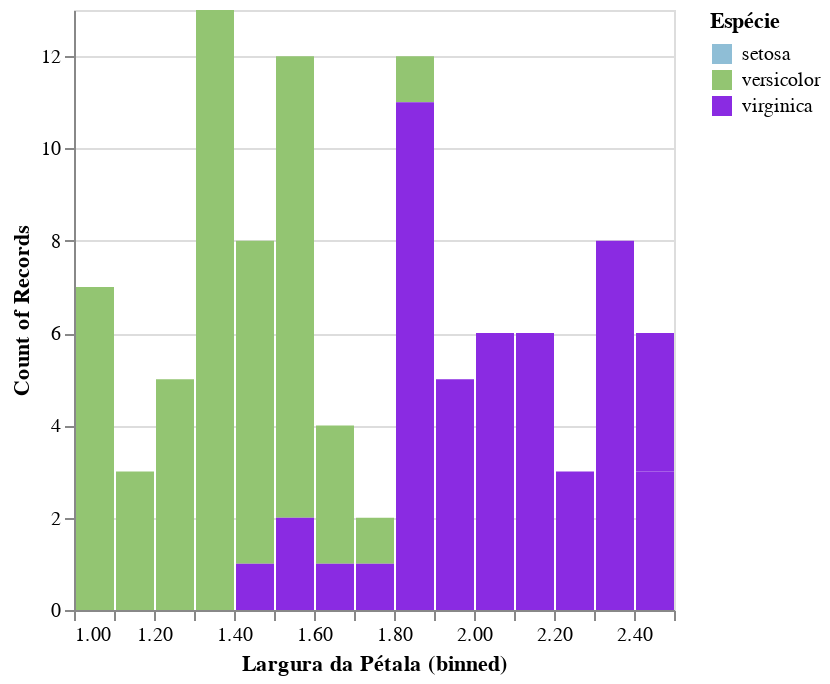

Notebook cell for this chart:
### Markdown cell above
Podemos visualizar as frequências com um histograma ou gráfico de barras:

### Code cell
alt.Chart(iris_filtered).mark_bar().encode(
    alt.X('Largura da Pétala', bin=alt.BinParams(maxbins=15)),
    alt.Y('count()'),
    alt.Color('Espécie', scale=color_map),
    tooltip='Largura da Pétala'
)

### Figure 1 — Vega-Lite specification as saved in the notebook (floating-point values rounded to 4 significant figures)
{"config": {"view": {"continuousWidth": 300, "continuousHeight": 300}}, "data": {"name": "data-9ca4c4ff734160ca6a86f3b076c4dc81"}, "mark": {"type": "bar"}, "encoding": {"color": {"field": "Espécie", "scale": {"domain": ["setosa", "versicolor", "virginica"], "range": ["#8FBED6", "#93C572", "#8A2BE2"]}, "type": "nominal"}, "tooltip": {"field": "Largura da Pétala", "type": "quantitative"}, "x": {"bin": {"maxbins": 15}, "field": "Largura da Pétala", "type": "quantitative"}, "y": {"aggregate": "count", "type": "quantitative"}}, "$schema": "https://vega.github.io/schema/vega-lite/v5.20.1.json", "datasets": {"data-9ca4c4ff734160ca6a86f3b076c4dc81": [{"Comprimento da Sépala": 7.0, "Largura da Sépala": 3.2, "Comprimento da Pétala": 4.7, "Largura da Pétala": 1.4, "Espécie": "versicolor"}, {"Comprimento da Sépala": 6.4, "Largura da Sépala": 3.2, "Comprimento da Pétala": 4.5, "Largura da Pétala": 1.5, "Espécie": "versicolor"}, {"Comprimento da Sépala": 6.9, "Largura da Sépala": 3.1, "Comprimento da Pétala": 4.9, "Largura da Pétala": 1.5, "Espécie": "versicolor"}, {"Comprimento da Sépala": 5.5, "Largura da Sépala": 2.3, "Comprimento da Pétala": 4.0, "Largura da Pétala": 1.3, "Espécie": "versicolor"}, {"Comprimento da Sépala": 6.5, "Largura da Sépala": 2.8, "Comprimento da Pétala": 4.6, "Largura da Pétala": 1.5, "Espécie": "versicolor"}, {"Comprimento da Sépala": 5.7, "Largura da Sépala": 2.8, "Comprimento da Pétala": 4.5, "Largura da Pétala": 1.3, "Espécie": "versicolor"}, {"Comprimento da Sépala": 6.3, "Largura da Sépala": 3.3, "Comprimento da Pétala": 4.7, "Largura da Pétala": 1.6, "Espécie": "versicolor"}, {"Comprimento da Sépala": 4.9, "Largura da Sépala": 2.4, "Comprimento da Pétala": 3.3, "Largura da Pétala": 1.0, "Espécie": "versicolor"}, {"Comprimento da Sépala": 6.6, "Largura da Sépala": 2.9, "Comprimento da Pétala": 4.6, "Largura da Pétala": 1.3, "Espécie": "versicolor"}, {"Comprimento da Sépala": 5.2, "Largura da Sépala": 2.7, "Comprimento da Pétala": 3.9, "Largura da Pétala": 1.4, "Espécie": "versicolor"}, {"Comprimento da Sépala": 5.0, "Largura da Sépala": 2.0, "Comprimento da Pétala": 3.5, "Largura da Pétala": 1.0, "Espécie": "versicolor"}, {"Comprimento da Sépala": 5.9, "Largura da Sépala": 3.0, "Comprimento da Pétala": 4.2, "Largura da Pétala": 1.5, "Espécie": "versicolor"}, {"Comprimento da Sépala": 6.0, "Largura da Sépala": 2.2, "Comprimento da Pétala": 4.0, "Largura da Pétala": 1.0, "Espécie": "versicolor"}, {"Comprimento da Sépala": 6.1, "Largura da Sépala": 2.9, "Comprimento da Pétala": 4.7, "Largura da Pétala": 1.4, "Espécie": "versicolor"}, {"Comprimento da Sépala": 5.6, "Largura da Sépala": 2.9, "Comprimento da Pétala": 3.6, "Largura da Pétala": 1.3, "Espécie": "versicolor"}, {"Comprimento da Sépala": 6.7, "Largura da Sépala": 3.1, "Comprimento da Pétala": 4.4, "Largura da Pétala": 1.4, "Espécie": "versicolor"}, {"Comprimento da Sépala": 5.6, "Largura da Sépala": 3.0, "Comprimento da Pétala": 4.5, "Largura da Pétala": 1.5, "Espécie": "versicolor"}, {"Comprimento da Sépala": 5.8, "Largura da Sépala": 2.7, "Comprimento da Pétala": 4.1, "Largura da Pétala": 1.0, "Espécie": "versicolor"}, {"Comprimento da Sépala": 6.2, "Largura da Sépala": 2.2, "Comprimento da Pétala": 4.5, "Largura da Pétala": 1.5, "Espécie": "versicolor"}, {"Comprimento da Sépala": 5.6, "Largura da Sépala": 2.5, "Comprimento da Pétala": 3.9, "Largura da Pétala": 1.1, "Espécie": "versicolor"}, {"Comprimento da Sépala": 5.9, "Largura da Sépala": 3.2, "Comprimento da Pétala": 4.8, "Largura da Pétala": 1.8, "Espécie": "versicolor"}, {"Comprimento da Sépala": 6.1, "Largura da Sépala": 2.8, "Comprimento da Pétala": 4.0, "Largura da Pétala": 1.3, "Espécie": "versicolor"}, {"Comprimento da Sépala": 6.3, "Largura da Sépala": 2.5, "Comprimento da Pétala": 4.9, "Largura da Pétala": 1.5, "Espécie": "versicolor"}, {"Comprimento da Sépala": 6.1, "Largura da Sépala": 2.8, "Comprimento da Pétala": 4.7, "Largura da Pétala": 1.2, "Espécie": "versicolor"}, {"Comprimento da Sépala": 6.4, "Largura da Sépala": 2.9, "Comprimento da Pétala": 4.3, "Largura da Pétala": 1.3, "Espécie": "versicolor"}, {"Comprimento da Sépala": 6.6, "Largura da Sépala": 3.0, "Comprimento da Pétala": 4.4, "Largura da Pétala": 1.4, "Espécie": "versicolor"}, {"Comprimento da Sépala": 6.8, "Largura da Sépala": 2.8, "Comprimento da Pétala": 4.8, "Largura da Pétala": 1.4, "Espécie": "versicolor"}, {"Comprimento da Sépala": 6.7, "Largura da Sépala": 3.0, "Comprimento da Pétala": 5.0, "Largura da Pétala": 1.7, "Espécie": "versicolor"}, {"Comprimento da Sépala": 6.0, "Largura da Sépala": 2.9, "Comprimento da Pétala": 4.5, "Largura da Pétala": 1.5, "Espécie": "versicolor"}, {"Comprimento da Sépala": 5.7, "Largura da Sépala": 2.6, "Comprimento da Pétala": 3.5, "Largura da Pétala": 1.0, "Espécie": "versicolor"}, {"Comprimento da Sépala": 5.5, "Largura da Sépala": 2.4, "Comprimento da Pétala": 3.8, "Largura da Pétala": 1.1, "Espécie": "versicolor"}, {"Comprimento da Sépala": 5.5, "Largura da Sépala": 2.4, "Comprimento da Pétala": 3.7, "Largura da Pétala": 1.0, "Espécie": "versicolor"}, {"Comprimento da Sépala": 5.8, "Largura da Sépala": 2.7, "Comprimento da Pétala": 3.9, "Largura da Pétala": 1.2, "Espécie": "versicolor"}, {"Comprimento da Sépala": 6.0, "Largura da Sépala": 2.7, "Comprimento da Pétala": 5.1, "Largura da Pétala": 1.6, "Espécie": "versicolor"}, {"Comprimento da Sépala": 5.4, "Largura da Sépala": 3.0, "Comprimento da Pétala": 4.5, "Largura da Pétala": 1.5, "Espécie": "versicolor"}, {"Comprimento da Sépala": 6.0, "Largura da Sépala": 3.4, "Comprimento da Pétala": 4.5, "Largura da Pétala": 1.6, "Espécie": "versicolor"}, {"Comprimento da Sépala": 6.7, "Largura da Sépala": 3.1, "Comprimento da Pétala": 4.7, "Largura da Pétala": 1.5, "Espécie": "versicolor"}, {"Comprimento da Sépala": 6.3, "Largura da Sépala": 2.3, "Comprimento da Pétala": 4.4, "Largura da Pétala": 1.3, "Espécie": "versicolor"}, {"Comprimento da Sépala": 5.6, "Largura da Sépala": 3.0, "Comprimento da Pétala": 4.1, "Largura da Pétala": 1.3, "Espécie": "versicolor"}, {"Comprimento da Sépala": 5.5, "Largura da Sépala": 2.5, "Comprimento da Pétala": 4.0, "Largura da Pétala": 1.3, "Espécie": "versicolor"}, {"Comprimento da Sépala": 5.5, "Largura da Sépala": 2.6, "Comprimento da Pétala": 4.4, "Largura da Pétala": 1.2, "Espécie": "versicolor"}, {"Comprimento da Sépala": 6.1, "Largura da Sépala": 3.0, "Comprimento da Pétala": 4.6, "Largura da Pétala": 1.4, "Espécie": "versicolor"}, {"Comprimento da Sépala": 5.8, "Largura da Sépala": 2.6, "Comprimento da Pétala": 4.0, "Largura da Pétala": 1.2, "Espécie": "versicolor"}, {"Comprimento da Sépala": 5.0, "Largura da Sépala": 2.3, "Comprimento da Pétala": 3.3, "Largura da Pétala": 1.0, "Espécie": "versicolor"}, {"Comprimento da Sépala": 5.6, "Largura da Sépala": 2.7, "Comprimento da Pétala": 4.2, "Largura da Pétala": 1.3, "Espécie": "versicolor"}, {"Comprimento da Sépala": 5.7, "Largura da Sépala": 3.0, "Comprimento da Pétala": 4.2, "Largura da Pétala": 1.2, "Espécie": "versicolor"}, {"Comprimento da Sépala": 5.7, "Largura da Sépala": 2.9, "Comprimento da Pétala": 4.2, "Largura da Pétala": 1.3, "Espécie": "versicolor"}, {"Comprimento da Sépala": 6.2, "Largura da Sépala": 2.9, "Comprimento da Pétala": 4.3, "Largura da Pétala": 1.3, "Espécie": "versicolor"}, {"Comprimento da Sépala": 5.1, "Largura da Sépala": 2.5, "Comprimento da Pétala": 3.0, "Largura da Pétala": 1.1, "Espécie": "versicolor"}, {"Comprimento da Sépala": 5.7, "Largura da Sépala": 2.8, "Comprimento da Pétala": 4.1, "Largura da Pétala": 1.3, "Espécie": "versicolor"}, {"Comprimento da Sépala": 6.3, "Largura da Sépala": 3.3, "Comprimento da Pétala": 6.0, "Largura da Pétala": 2.5, "Espécie": "virginica"}, {"Comprimento da Sépala": 5.8, "Largura da Sépala": 2.7, "Comprimento da Pétala": 5.1, "Largura da Pétala": 1.9, "Espécie": "virginica"}, {"Comprimento da Sépala": 7.1, "Largura da Sépala": 3.0, "Comprimento da Pétala": 5.9, "Largura da Pétala": 2.1, "Espécie": "virginica"}, {"Comprimento da Sépala": 6.3, "Largura da Sépala": 2.9, "Comprimento da Pétala": 5.6, "Largura da Pétala": 1.8, "Espécie": "virginica"}, {"Comprimento da Sépala": 6.5, "Largura da Sépala": 3.0, "Comprimento da Pétala": 5.8, "Largura da Pétala": 2.2, "Espécie": "virginica"}, {"Comprimento da Sépala": 7.6, "Largura da Sépala": 3.0, "Comprimento da Pétala": 6.6, "Largura da Pétala": 2.1, "Espécie": "virginica"}, {"Comprimento da Sépala": 4.9, "Largura da Sépala": 2.5, "Comprimento da Pétala": 4.5, "Largura da Pétala": 1.7, "Espécie": "virginica"}, {"Comprimento da Sépala": 7.3, "Largura da Sépala": 2.9, "Comprimento da Pétala": 6.3, "Largura da Pétala": 1.8, "Espécie": "virginica"}, {"Comprimento da Sépala": 6.7, "Largura da Sépala": 2.5, "Comprimento da Pétala": 5.8, "Largura da Pétala": 1.8, "Espécie": "virginica"}, {"Comprimento da Sépala": 7.2, "Largura da Sépala": 3.6, "Comprimento da Pétala": 6.1, "Largura da Pétala": 2.5, "Espécie": "virginica"}, {"Comprimento da Sépala": 6.5, "Largura da Sépala": 3.2, "Comprimento da Pétala": 5.1, "Largura da Pétala": 2.0, "Espécie": "virginica"}, {"Comprimento da Sépala": 6.4, "Largura da Sépala": 2.7, "Comprimento da Pétala": 5.3, "Largura da Pétala": 1.9, "Espécie": "virginica"}, {"Comprimento da Sépala": 6.8, "Largura da Sépala": 3.0, "Comprimento da Pétala": 5.5, "Largura da Pétala": 2.1, "Espécie": "virginica"}, {"Comprimento da Sépala": 5.7, "Largura da Sépala": 2.5, "Comprimento da Pétala": 5.0, "Largura da Pétala": 2.0, "Espécie": "virginica"}, {"Comprimento da Sépala": 5.8, "Largura da Sépala": 2.8, "Comprimento da Pétala": 5.1, "Largura da Pétala": 2.4, "Espécie": "virginica"}, {"Comprimento da Sépala": 6.4, "Largura da Sépala": 3.2, "Comprimento da Pétala": 5.3, "Largura da Pétala": 2.3, "Espécie": "virginica"}, {"Comprimento da Sépala": 6.5, "Largura da Sépala": 3.0, "Comprimento da Pétala": 5.5, "Largura da Pétala": 1.8, "Espécie": "virginica"}, {"Comprimento da Sépala": 7.7, "Largura da Sépala": 3.8, "Comprimento da Pétala": 6.7, "Largura da Pétala": 2.2, "Espécie": "virginica"}, {"Comprimento da Sépala": 7.7, "Largura da Sépala": 2.6, "Comprimento da Pétala": 6.9, "Largura da Pétala": 2.3, "Espécie": "virginica"}, {"Comprimento da Sépala": 6.0, "Largura da Sépala": 2.2, "Comprimento da Pétala": 5.0, "Largura da Pétala": 1.5, "Espécie": "virginica"}, {"Comprimento da Sépala": 6.9, "Largura da Sépala": 3.2, "Comprimento da Pétala": 5.7, "Largura da Pétala": 2.3, "Espécie": "virginica"}, {"Comprimento da Sépala": 5.6, "Largura da Sépala": 2.8, "Comprimento da Pétala": 4.9, "Largura da Pétala": 2.0, "Espécie": "virginica"}, {"Comprimento da Sépala": 7.7, "Largura da Sépala": 2.8, "Comprimento da Pétala": 6.7, "Largura da Pétala": 2.0, "Espécie": "virginica"}, {"Comprimento da Sépala": 6.3, "Largura da Sépala": 2.7, "Comprimento da Pétala": 4.9, "Largura da Pétala": 1.8, "Espécie": "virginica"}, {"Comprimento da Sépala": 6.7, "Largura da Sépala": 3.3, "Comprimento da Pétala": 5.7, "Largura da Pétala": 2.1, "Espécie": "virginica"}, {"Comprimento da Sépala": 7.2, "Largura da Sépala": 3.2, "Comprimento da Pétala": 6.0, "Largura da Pétala": 1.8, "Espécie": "virginica"}, {"Comprimento da Sépala": 6.2, "Largura da Sépala": 2.8, "Comprimento da Pétala": 4.8, "Largura da Pétala": 1.8, "Espécie": "virginica"}, {"Comprimento da Sépala": 6.1, "Largura da Sépala": 3.0, "Comprimento da Pétala": 4.9, "Largura da Pétala": 1.8, "Espécie": "virginica"}, {"Comprimento da Sépala": 6.4, "Largura da Sépala": 2.8, "Comprimento da Pétala": 5.6, "Largura da Pétala": 2.1, "Espécie": "virginica"}, {"Comprimento da Sépala": 7.2, "Largura da Sépala": 3.0, "Comprimento da Pétala": 5.8, "Largura da Pétala": 1.6, "Espécie": "virginica"}, {"Comprimento da Sépala": 7.4, "Largura da Sépala": 2.8, "Comprimento da Pétala": 6.1, "Largura da Pétala": 1.9, "Espécie": "virginica"}, {"Comprimento da Sépala": 7.9, "Largura da Sépala": 3.8, "Comprimento da Pétala": 6.4, "Largura da Pétala": 2.0, "Espécie": "virginica"}, {"Comprimento da Sépala": 6.4, "Largura da Sépala": 2.8, "Comprimento da Pétala": 5.6, "Largura da Pétala": 2.2, "Espécie": "virginica"}, {"Comprimento da Sépala": 6.3, "Largura da Sépala": 2.8, "Comprimento da Pétala": 5.1, "Largura da Pétala": 1.5, "Espécie": "virginica"}, {"Comprimento da Sépala": 6.1, "Largura da Sépala": 2.6, "Comprimento da Pétala": 5.6, "Largura da Pétala": 1.4, "Espécie": "virginica"}, {"Comprimento da Sépala": 7.7, "Largura da Sépala": 3.0, "Comprimento da Pétala": 6.1, "Largura da Pétala": 2.3, "Espécie": "virginica"}, {"Comprimento da Sépala": 6.3, "Largura da Sépala": 3.4, "Comprimento da Pétala": 5.6, "Largura da Pétala": 2.4, "Espécie": "virginica"}, {"Comprimento da Sépala": 6.4, "Largura da Sépala": 3.1, "Comprimento da Pétala": 5.5, "Largura da Pétala": 1.8, "Espécie": "virginica"}, {"Comprimento da Sépala": 6.0, "Largura da Sépala": 3.0, "Comprimento da Pétala": 4.8, "Largura da Pétala": 1.8, "Espécie": "virginica"}, {"Comprimento da Sépala": 6.9, "Largura da Sépala": 3.1, "Comprimento da Pétala": 5.4, "Largura da Pétala": 2.1, "Espécie": "virginica"}, {"Comprimento da Sépala": 6.7, "Largura da Sépala": 3.1, "Comprimento da Pétala": 5.6, "Largura da Pétala": 2.4, "Espécie": "virginica"}, {"Comprimento da Sépala": 6.9, "Largura da Sépala": 3.1, "Comprimento da Pétala": 5.1, "Largura da Pétala": 2.3, "Espécie": "virginica"}, {"Comprimento da Sépala": 5.8, "Largura da Sépala": 2.7, "Comprimento da Pétala": 5.1, "Largura da Pétala": 1.9, "Espécie": "virginica"}, {"Comprimento da Sépala": 6.8, "Largura da Sépala": 3.2, "Comprimento da Pétala": 5.9, "Largura da Pétala": 2.3, "Espécie": "virginica"}, {"Comprimento da Sépala": 6.7, "Largura da Sépala": 3.3, "Comprimento da Pétala": 5.7, "Largura da Pétala": 2.5, "Espécie": "virginica"}, {"Comprimento da Sépala": 6.7, "Largura da Sépala": 3.0, "Comprimento da Pétala": 5.2, "Largura da Pétala": 2.3, "Espécie": "virginica"}, {"Comprimento da Sépala": 6.3, "Largura da Sépala": 2.5, "Comprimento da Pétala": 5.0, "Largura da Pétala": 1.9, "Espécie": "virginica"}, {"Comprimento da Sépala": 6.5, "Largura da Sépala": 3.0, "Comprimento da Pétala": 5.2, "Largura da Pétala": 2.0, "Espécie": "virginica"}, {"Comprimento da Sépala": 6.2, "Largura da Sépala": 3.4, "Comprimento da Pétala": 5.4, "Largura da Pétala": 2.3, "Espécie": "virginica"}, {"Comprimento da Sépala": 5.9, "Largura da Sépala": 3.0, "Comprimento da Pétala": 5.1, "Largura da Pétala": 1.8, "Espécie": "virginica"}]}}
